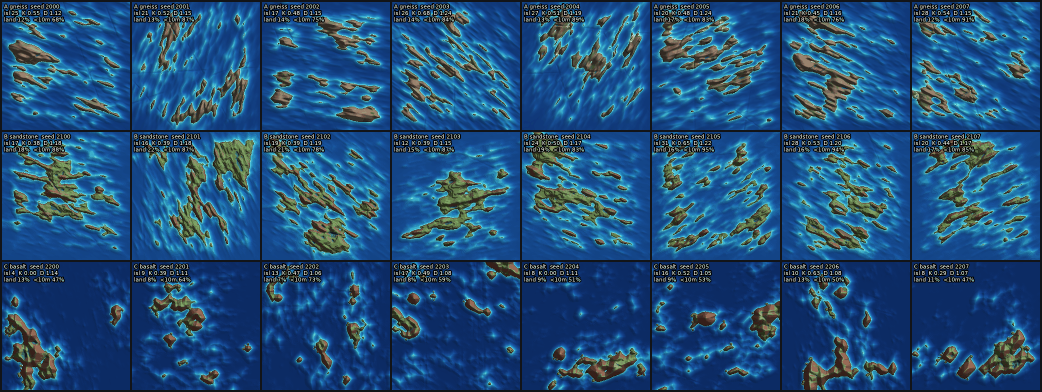
#> input picture games/living-islands/landform/contact_sheet.png, 2084 x 784 px (shown at 1/2 size)
$ python -i variety_judge.py   (imports and definitions only)
#> lines starting #> are read from the running program, lines starting #| are printed output that depends on the picture
#!/usr/bin/env python3
"""VARIETY JUDGE: how alike are the pictures of a batch? Plain numpy + PIL, no Blender.
  python3 variety_judge.py FOLDER [--glob 'hero_*.jpg'] [--thr 0.90] [--top 15] [--json OUT.json]
For every image: (1) a colour signature = joint RGB histogram (4x4x4 bins) of a 96 px wide copy, (2) a layout signature = a 32x20 grey
thumbnail, mean-removed and unit length (where the land, sea, sky and bright parts are). The similarity of two pictures is
    sim = 0.5 * histogram_intersection + 0.5 * max(0, correlation of the grey thumbnails)         (1 = same picture, 0 = nothing alike)
Reported: the mean pairwise similarity (the headline number, LOWER = more varied), the share of pairs at or above --thr, the number of
look-alike clusters (union of pairs >= thr; images in no pair are clusters of one) and the closest pairs. If *.recipe.json files sit in the
folder (written by hero_render.py) the recipe spread is counted too: distinct island types, rock types, contents, cameras, times, weather.
The pass mark is NOT decided here: it is set with the owner. Exit code 0 always unless --max-mean is given and exceeded."""
import argparse, glob, json, os, sys
import numpy as np
from PIL import Image

BINS = 4
GW, GH = 32, 20

def signature(path):
#> called with path = '../landform/contact_sheet.png'
    im = Image.open(path).convert('RGB')
#> im is the input picture: PIL image 2084x784 RGB; mean R, G, B 33.9, 79.3, 121.9
    a = im.copy(); a.thumbnail((96, 96)); px = np.asarray(a).reshape(-1, 3) // (256 // BINS)
#> after `a.thumbnail((96, 96))`:
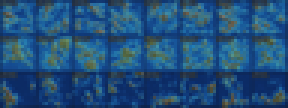
#> a: PIL image 96x36 RGB (shown 3 times larger); mean R, G, B 33.9, 79.4, 122
    hist = np.bincount(px[:, 0] * BINS * BINS + px[:, 1] * BINS + px[:, 2], minlength=BINS ** 3).astype(np.float64)
#> hist = 64 values, max 1470 at index 6, min 0 at index 3, mean 54
    hist /= hist.sum()
#> hist = 64 values, max 0.425 at index 6, min 0 at index 3, mean 0.0156
    g = np.asarray(im.convert('L').resize((GW, GH), Image.BILINEAR), np.float64)
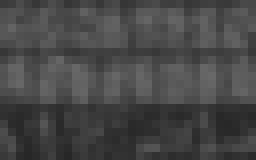
#> g: shape (20, 32) float64 (shown 8 times larger); min 39, max 104, mean 70.9
    g = g - g.mean(); n = np.linalg.norm(g)
#> after `g = g - g.mean()`:
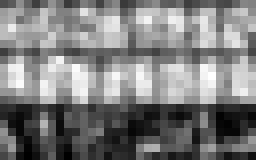
#> g: shape (20, 32) float64 (shown 8 times larger); min -31.93, max 33.07, mean 0; drawn with min black and max white
#> after `n = np.linalg.norm(g)`: n = 419.5
    g = g / n if n > 1e-9 else g
    return hist, g.ravel()

# [58 lines left out: functions pairwise, clusters, recipe_spread, judge, not called in this run]

# [17 lines not run here, left out]

>>> result = signature('../landform/contact_sheet.png')
